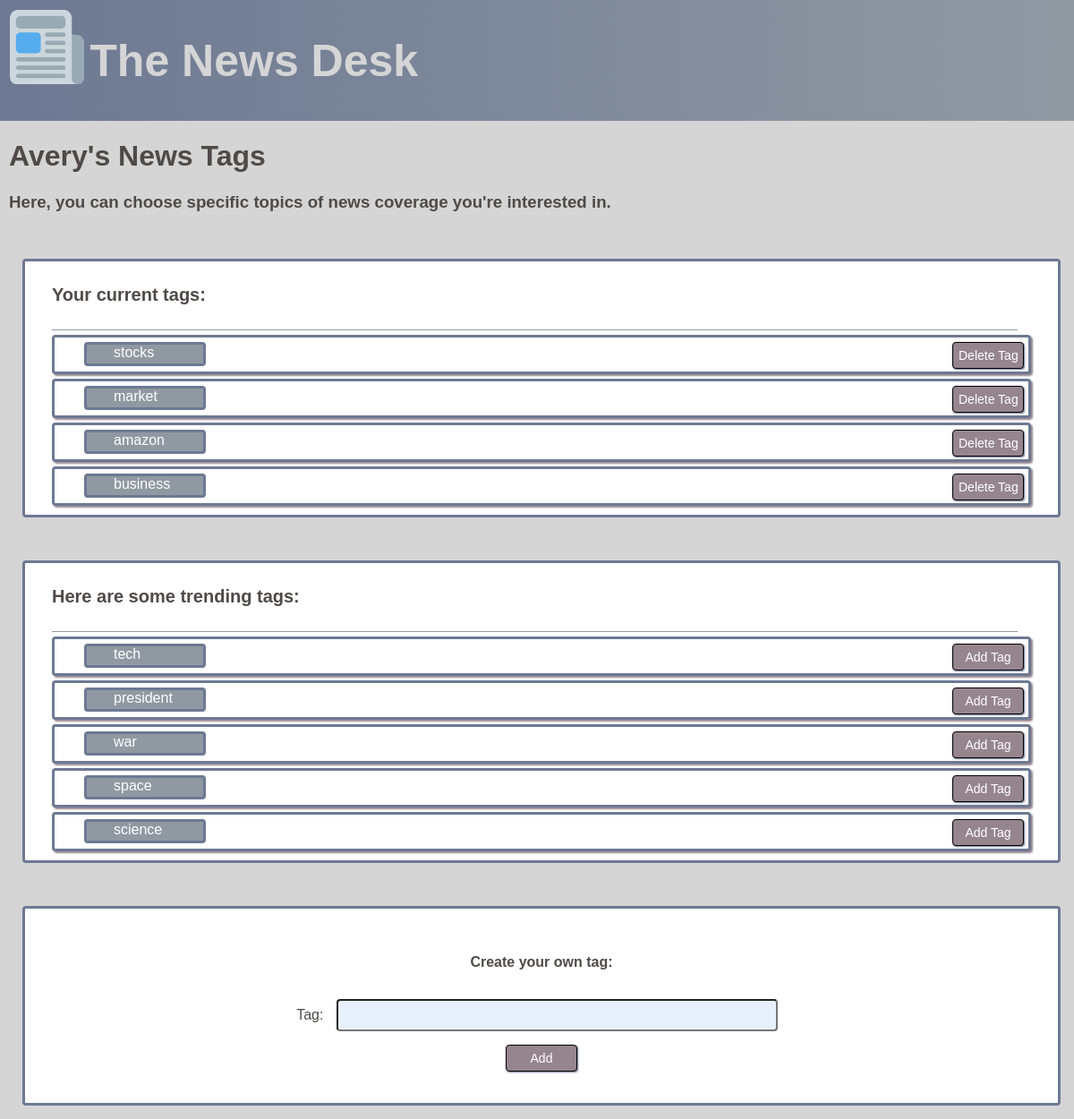
Page /news/user_home/tags (signed in) on the earlier database version.
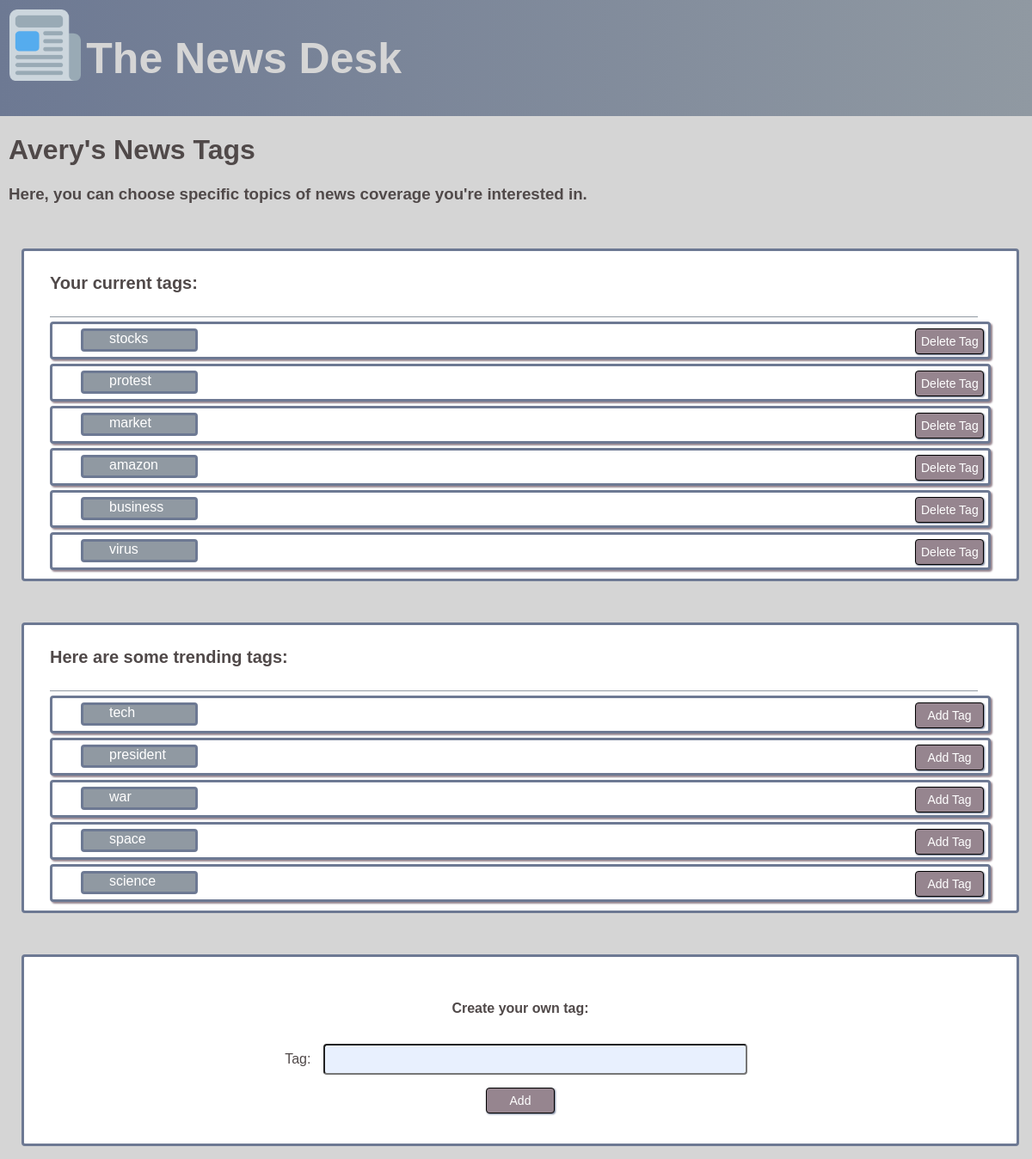
Same page on the later database version.
### news_scraper/models.py (models this page shows, shortened)
class Tag(models.Model):
    name = models.CharField(max_length=20)
    adds = models.IntegerField(default=0)

### news_scraper/views.py (the view)
# urls.py: path('user_home/tags', views.user_tags, name='user_tags'),
@login_required
def user_tags(request):
    if request.user.is_authenticated and request.user.is_active:
        profile = request.user.userprofile
        if request.method == 'POST':
            action = request.POST.get('action')
            tag_name = request.POST.get('tag-name')
            print(":::", type(tag_name))
            if action == 'Add' or action == 'Add Tag':
                try:
                    tag = Tag.objects.get(name=tag_name)
                    tag.adds += 1
                except:
                    tag = Tag(name=tag_name, adds=1)
                tag.save()
                profile.tags_list.add(tag)
            elif action == 'Delete Tag':
                try:
                    tag = Tag.objects.get(name=tag_name)
                    tag.adds -= 1
                except:
                    return Http404("Couldn't find Tag")
                tag.save()
                profile.tags_list.remove(tag)
            profile.save()
            return HttpResponseRedirect(reverse('news_scraper:user_tags'))
        else:
            user_tags = profile.tags_list.all()
            all_tags = Tag.objects.all()
            popular_tags = all_tags.difference(user_tags).order_by('-adds')
            """for tag in popular_tags:
                if tag in user_tags or tag.adds <= 0:
                    popular_tags.remove(tag)"""
            popular_tags = popular_tags[:5]
            context = {
                'user': request.user,
                'user_tags': user_tags,
                'popular_tags': popular_tags
            }
            return render(request, 'news_scraper/user_tags.html', context)

### news_scraper/templates/news_scraper/user_tags.html (shortened to what this page needs)
{% extends 'news_scraper/base.html' %}
{% block head %}
{% load static %}
<link rel="stylesheet" type="text/css" href="{% static 'news_scraper/css/user_tags.css' %}">
{% endblock %}
{% block body %}
<h1>{{user.username.capitalize}}'s News Tags</h1>
<h3>Here, you can choose specific topics of news coverage you're interested in.</h3>
<br>
<div id="app" class="tags_list">
    {% if user_tags %}
    <form id="remove_form" action="{% url 'news_scraper:user_tags' %}" method="post">
        <ul class="tags-list">
            <h4>Your current tags:</h4>
            <div class="hztl-line"></div>
            {% for tag in user_tags %}
            <li class="tag-item">
                <div class="left-side">{{ tag.name }}</div>
                <input @click="updateValue('{{tag.name}}')" type="submit" id="rm_tag" class="edit-tag" name="action"
                    value="Delete Tag"></input>
            </li>
            {% endfor %}
        </ul>
    </form>
    {% else %}
    <h4>You currently have no tags</h4>
    {% endif %}
    <br>
    {% if popular_tags %}
    <form id="add_form" action="{% url 'news_scraper:user_tags' %}" method="post">
        <ul class="tags-list">
            <h4>Here are some trending tags:</h4>
            <div class="hztl-line"></div>
            {% for tag in popular_tags %}
            <li class="tag-item">
                <div class="left-side">{{ tag.name }}</div>
                <input @click="updateValue('{{tag.name}}')" type="submit" id="rm_tag" class="edit-tag" name="action"
                    value="Add Tag"></input>
            </li>
            {% endfor %}
        </ul>
    </form>
    {% endif %}
    <br>
    <div class="tag-form">
        <h4>Create your own tag:</h4>
        <form id="add_free_form" action="{% url 'news_scraper:user_tags' %}" method="post">
            {% csrf_token %} Tag: <input type="text" name="tag-name" value="" size="50">
            <br />
            <input class="button" type="submit" id="" name="action" value="Add">
        </form>
    </div>
</div>
{% load static %}
{% endblock body %}

### news_scraper/templates/news_scraper/base.html (shortened to what this page needs)
<!DOCTYPE html>
<html lang="en">
<head>
    {% load static %}
    <link rel="stylesheet" type="text/css" href="{% static 'news_scraper/css/base_style.css' %}">
    {% block head %}
    {% endblock %}
</head>
<body>
    <div class="page-header">
        <a class='page-title' href="/news/">
            <img src="{% static 'news_scraper/images/news_icon.png' %}" alt="">
            <h1 class="title-text">The News Desk</h1>
        </a>
    </div>
    <div class="content container">
        <div class="row">
            <div class="col-md-8">
                {% block body %} {% endblock %}
            </div>
        </div>
    </div>
</body>
</html>

### news_scraper/static/news_scraper/css/base_style.css (style rules this page uses)
:root { --dusty: #96858f; --lavender: #6d7993; --overcast: #9099a2; --paper: #d5d5d5; }
body { font-family: Arial, Helvetica, sans-serif; color: rgb(80, 73, 73); margin: 0px; background: var(--paper); }
.col-md-8 { margin-left: 10px; }
img { border: none; width: 7%; margin: 6px; box-shadow: none; float: left; }
input[type=submit], .button, button { margin: 5px; border-style: solid; border-color: black; border-width: thin; border-radius: 4px; box-shadow: 1px 1px 2px var(--lavender); background-color: var(--dusty); cursor: pointer; height: 30px; color: white; width: 80px; font-size: 14px; }
.page-header { background: linear-gradient(-90deg, var(--overcast), var(--lavender)); font-size: 25px; padding: 5px; color: white; }
.page-title { text-decoration: none; color: var(--paper); }
input[type=text], input[type=password], input[type=email] { margin: 10px; background-color: rgb(232, 240, 254); height: 30px; border-radius: 4px; font-size: 16px; }

### news_scraper/static/news_scraper/css/user_tags.css (style rules this page uses)
.tags-list { display: block; background: white; border-style: solid; border-color: var(--lavender); border-radius: 4px; padding-left: 30px; padding-top: 0px; padding-bottom: 10px; margin: 15px; }
.tags-list h4 { font-size: 20px; padding: 0px; }
.hztl-line { padding-top: 0px; padding-bottom: 0px; margin-right: 45px; height: 1px; background-color: var(--overcast); color: black; }
.tag-item { display: block; background: white; border-style: solid; border-color: var(--lavender); border-radius: 4px; box-shadow: 2px 2px 2px var(--dusty); padding-left: 30px; padding-top: 2px; padding-bottom: 03px; margin-top: 5px; margin-right: 30px; }
.left-side { display: block; border-style: solid; border-color: var(--lavender); color: white; border-radius: 4px; padding-left: 30px; padding-top: 00px; padding-bottom: 03px; margin: 3px; width: 100px; background: var(--overcast); }
.edit-tag { float: right; transform: translate(0px, -35px); }
.tag-form { display: block; background: white; border-style: solid; border-color: var(--lavender); border-radius: 4px; padding: 30px; margin: 15px; text-align: center; }

Differences in the rows shown:
now on this page (row edited): Tag: name "protest", shown under "Your current tags:"
added Tag: name "virus", shown under "Your current tags:"
